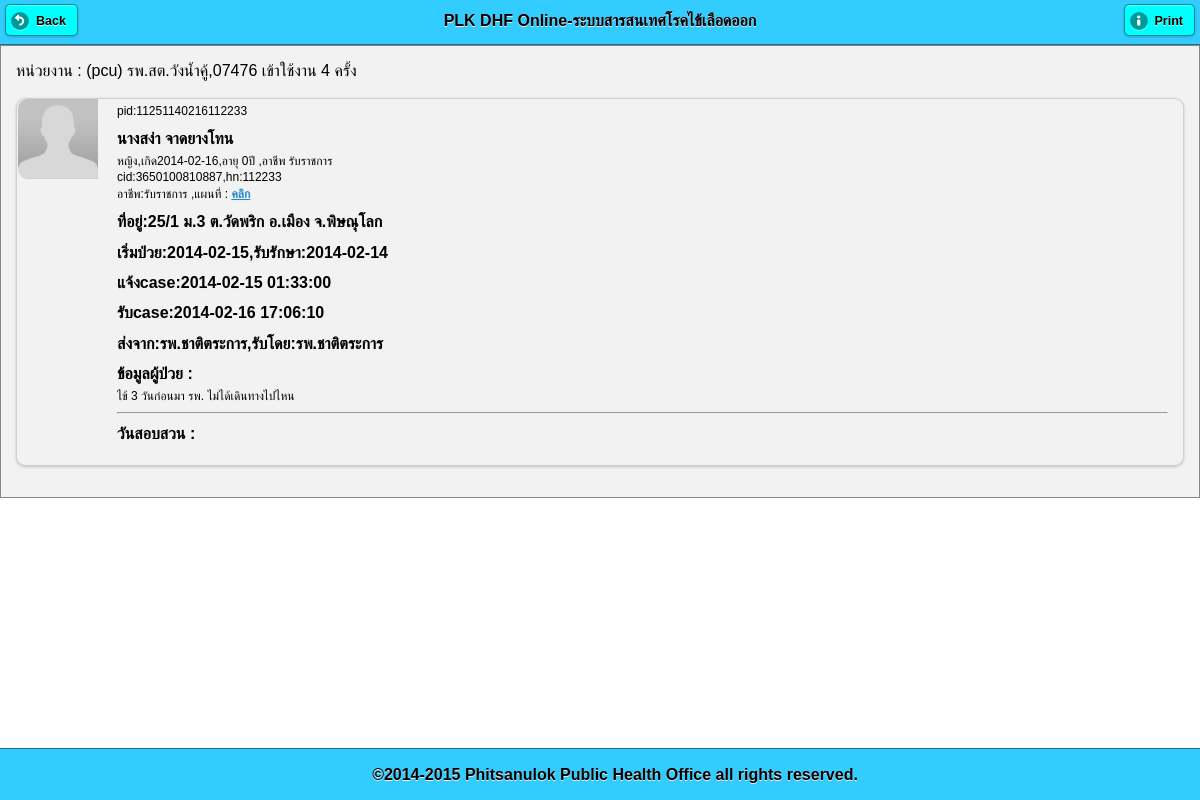
Page /pt_info.php?pid=11251140216112233 (signed in) on the earlier database version.
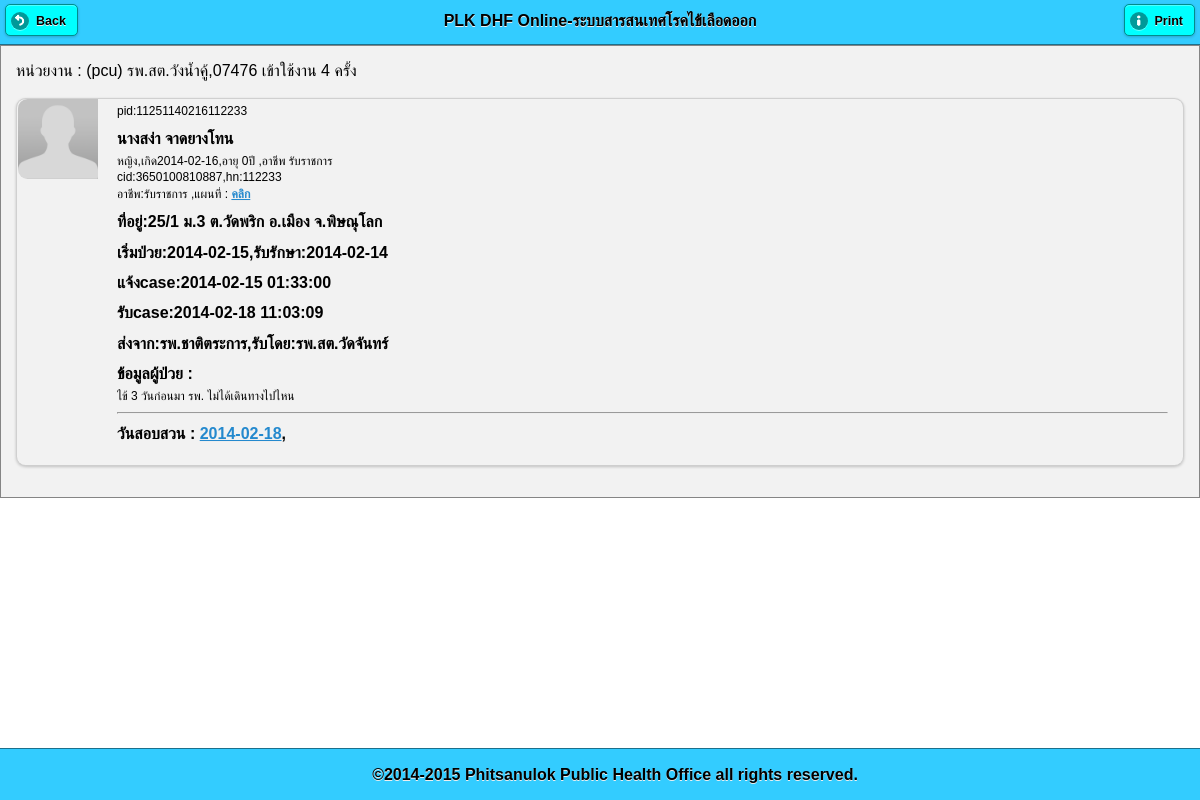
Same page on the later database version.
### tables this page shows
CREATE TABLE `patient_hos` (
  `office_own` varchar(5) NOT NULL default '' COMMENT '5 หลัก รพ.เจอเคส',
  `user_own` varchar(25) default NULL,
  `datetime_send` datetime NOT NULL default '0000-00-00 00:00:00',
  `hn` varchar(25) NOT NULL default '',
  `pid` varchar(50) NOT NULL,
  `prename` varchar(25) default NULL,
  `name` varchar(50) default NULL,
  `lname` varchar(50) default NULL,
  `cid` varchar(13) default NULL,
  `sex` varchar(4) default NULL,
  `bdate` date default NULL,
  `occupat` varchar(255) default NULL,
  `school_workplace` varchar(255) default NULL,
  `tel` varchar(100) default NULL,
  `date_ill` date default NULL,
  `date_found` date default NULL,
  `addr_ill` varchar(255) default NULL,
  `addr_home` varchar(255) default NULL,
  `code506` varchar(25) NOT NULL,
  `icd10` varchar(25) default NULL,
  `note_text` varchar(255) default NULL,
  `img_pt` varchar(255) default NULL,
  `sender` varchar(255) default NULL,
  `send_to_amp` varchar(4) default NULL COMMENT '5 หลัก สสอ.',
  `is_cut` varchar(1) default NULL,
  PRIMARY KEY  (`pid`)
);

CREATE TABLE `user` (
  `user` varchar(25) NOT NULL default '',
  `pass` varchar(25) default NULL,
  `pcucode` varchar(25) default NULL,
  `hserv` varchar(9) default NULL,
  `off_type` varchar(10) default NULL,
  `off_name` varchar(100) default NULL,
  `prov` varchar(2) default NULL,
  `amp` varchar(4) default NULL,
  `tmb` varchar(6) default NULL,
  `level` varchar(255) default NULL,
  `permit` varchar(1) default NULL,
  `login_count` int(11) default NULL,
  `last_login` datetime default NULL,
  PRIMARY KEY  (`user`)
);

CREATE TABLE `patient_home` (
  `id` int(11) NOT NULL auto_increment,
  `pid` varchar(255) NOT NULL,
  `office_own` varchar(255) default NULL,
  `user_do` varchar(25) NOT NULL,
  `office_do` varchar(25) NOT NULL default '',
  `datetime_do` datetime NOT NULL default '0000-00-00 00:00:00',
  `house_id` varchar(11) default NULL COMMENT 'รหัสบ้าน 11 หลัก',
  `lat` varchar(25) default NULL,
  `lng` varchar(25) default NULL,
  `addr` varchar(255) default NULL,
  `road` varchar(255) default NULL,
  `moo` varchar(255) default NULL,
  `tmb` varchar(255) default NULL,
  `amp` varchar(255) default NULL,
  `prov` varchar(255) default NULL,
  `note_patient` varchar(255) default NULL,
  `note_home` varchar(255) default NULL,
  `note_activity` varchar(255) default NULL,
  `is_larva` varchar(3) default NULL COMMENT 'พบลูกน้ำ',
  `img_home` varchar(50) default NULL,
  `img_activity` varchar(50) default NULL,
  `reporter` varchar(255) default NULL,
  PRIMARY KEY  (`id`)
);

### pt_info.php (the view, shortened to what this page needs)
<?php
$pid = $_GET[pid];
?>
<!DOCTYPE html>
<html>
    <head>
        <?php require 'lib.php'; ?>
    </head>
    <body>
        <?php
        $sql2 = "select u.off_name,pt.*,TIMESTAMPDIFF(YEAR,pt.bdate,pt.date_found) AS agey,
rp.pcu_receive,rp.datetime_receive,rp.off_name as off_name_receive,ph.lat,ph.lng from patient_hos pt
LEFT JOIN (select rc.*,uu.pcucode,uu.off_name from receive rc LEFT JOIN user uu on rc.pcu_receive=uu.pcucode ) as rp on pt.pid=rp.pid
LEFT JOIN user u on pt.office_own = u.pcucode
LEFT JOIN patient_home ph on pt.pid = ph.pid and ph.lat
where pt.pid='$pid'";
        $result = mysql_query($sql2);
        $row = mysql_fetch_array($result);
        ?>
        <div data-role="page" id="page-1">
            <div data-role="header" data-position="fixed" data-theme="f">
                <a href="#" data-rel="back"  data-icon="back">Back</a>
                <?php require 'txt_head.php'; ?>
                <a href="#" rel="external" onclick=" window.print();" data-icon="info">Print</a>
            </div>
            <div data-role="content" data-theme="f">
                <?php require 'office_title.php'; ?>
                <ul data-role="listview" data-inset="true">
                    <li data-role="fieldcontain">
                        <img src="img_pt/nopic.png">
                        <p>pid:<?= $row[pid] ?></p>
                        <h2><?= $row[prename] . $row[name] . " " . $row[lname] ?></h2>
                        <p><?= $row[sex] == 1 ? 'ชาย' : 'หญิง' ?>,เกิด<?= $row[bdate] ?>,อายุ <?= $row[agey] ?>ปี ,อาชีพ <?= $row[occupat] ?></p>
                        <p>cid:<?= $row[cid] ?>,hn:<?= $row[hn] ?></p>
                        <p>อาชีพ:<?= $row[occupat] . " " . $row[school_workplace] . " " . $row[tel] ?> ,แผนที่ : <a target="_blank" href="http://maps.google.com?q=<?= $row[lat] ?>,<?= $row[lng] ?>">คลิก</a></p>
                        <h3>ที่อยู่:<?= $row[addr_ill] ?></h3>
                        <h3>เริ่มป่วย:<?= $row[date_ill] ?>,รับรักษา:<?= $row[date_found] ?></h3>
                        <h3>แจ้งcase:<?= $row[datetime_send] ?></h3>
                        <h3>รับcase:<?= $row[datetime_receive] ?></h3>
                        <h3>ส่งจาก:<?= $row[off_name] ?>,รับโดย:<?= $row[off_name_receive] ?></h3>
                        <h3>ข้อมูลผู้ป่วย :</h3>
                        <p>
                            <?= nl2br($row[note_text]) ?>
                        </p>
                        <hr>
                        <h4>
                            วันสอบสวน :
                            <?php
                            $result_invest = mysql_query("select id,date(datetime_do) as dtd from patient_home where pid='$pid'");
                            while ($rw = mysql_fetch_array($result_invest)) {
                                ?>
                                <a  href="pt_info_home.php?pid=<?= $pid ?>&id=<?= $rw[id] ?>" rel="external"><?= $rw[dtd] ?></a>,
                                <?php
                            }
                            ?>
                        </h4>
                    </li>
                </ul>
            </div>
            <div data-role="footer" data-position="fixed" data-theme="f"  class="ui-bar" >
                <?php require 'txt_foot.php'; ?>
            </div>
        </div>
    </body>
</html>

### lib.php (shortened to what this page needs)
<link rel="stylesheet" href="lib/jquery.mobile-1.3.2.min.css" />
<link rel="stylesheet" href="themes/theme.css" />

### txt_head.php
<h3>PLK DHF Online-ระบบสารสนเทศโรคไข้เลือดออก</h3>

### office_title.php
<div>
    หน่วยงาน : <?php echo "($_SESSION[level]) $_SESSION[off_name],$_SESSION[pcucode]  เข้าใช้งาน $_SESSION[login_count] ครั้ง"; ?>
</div>

### txt_foot.php
<h4>&copy;2014-2015 Phitsanulok Public Health Office all rights reserved.</h4>

### themes/theme.css (style rules this page uses)
html { font-size: 100%; }
body, input, select, textarea, button, .ui-btn { font-size: 1em; line-height: 1.3; font-family: sans-serif ; }
.ui-field-contain { border-bottom-color: #828282; border-bottom-color: rgba(0,0,0,.15); border-bottom-width: 1px; border-bottom-style: solid; }
.ui-btn, label.ui-btn { font-weight: bold; border-width: 1px; border-style: solid; }
.ui-btn:link { text-decoration: none !important; }
.ui-corner-all { -webkit-border-radius: .6em ; border-radius: .6em ; }
.ui-btn-corner-all, .ui-btn.ui-corner-all, .ui-slider-track.ui-corner-all, .ui-flipswitch.ui-corner-all, .ui-li-count { -webkit-border-radius: .3125em ; border-radius: .3125em ; }
.ui-btn-corner-all, .ui-corner-all { -webkit-background-clip: padding; background-clip: padding-box; }
.ui-shadow { -webkit-box-shadow: 0 1px 3px rgba(0,0,0,.2) ; -moz-box-shadow: 0 1px 3px rgba(0,0,0,.2) ; box-shadow: 0 1px 3px rgba(0,0,0,.2) ; }
.ui-btn-icon-left:after, .ui-btn-icon-right:after, .ui-btn-icon-top:after, .ui-btn-icon-bottom:after, .ui-btn-icon-notext:after { background-color: #666666 ; background-color: rgba(0,0,0,.3) ; background-position: center center; background-repeat: no-repeat; -webkit-border-radius: 1em; border-radius: 1em; }
.ui-overlay-c, .ui-page-theme-c, .ui-page-theme-c .ui-panel-wrapper { background: #f9f9f9 ; border-color: #bbbbbb ; color: #333333 ; text-shadow: 0 1px 0 #f3f3f3 ; }
.ui-body-c, .ui-page-theme-c .ui-body-inherit, html .ui-bar-c .ui-body-inherit, html .ui-body-c .ui-body-inherit, html body .ui-group-theme-c .ui-body-inherit, html .ui-panel-page-container-c { background: #ffffff ; border-color: #dddddd ; color: #333333 ; text-shadow: 0 1px 0 #f3f3f3 ; }
.ui-body-c { border-width: 1px; border-style: solid; }
.ui-page-theme-c a, html .ui-bar-c a, html .ui-body-c a, html body .ui-group-theme-c a { color: #3388cc ; font-weight: bold; }
.ui-page-theme-c .ui-btn, html .ui-bar-c .ui-btn, html .ui-body-c .ui-btn, html body .ui-group-theme-c .ui-btn, html head + body .ui-btn.ui-btn-c, .ui-page-theme-c .ui-btn:visited, html .ui-bar-c .ui-btn:visited, html .ui-body-c .ui-btn:visited, html body .ui-group-theme-c .ui-btn:visited, html head + body .ui-btn.ui-btn-c:visited { background: #f6f6f6 ; border-color: #dddddd ; color: #333333 ; text-shadow: 0 1px 0 #f3f3f3 ; }
.ui-bar-f, .ui-page-theme-f .ui-bar-inherit, html .ui-bar-f .ui-bar-inherit, html .ui-body-f .ui-bar-inherit, html body .ui-group-theme-f .ui-bar-inherit { background: #33ccff ; border-color: #1c708c ; color: #000000 ; text-shadow: 0 1px 0 #eeeeee ; font-weight: bold; }
.ui-bar-f { border-width: 1px; border-style: solid; }
.ui-body-f, .ui-page-theme-f .ui-body-inherit, html .ui-bar-f .ui-body-inherit, html .ui-body-f .ui-body-inherit, html body .ui-group-theme-f .ui-body-inherit, html .ui-panel-page-container-f { background: #f2f2f2 ; border-color: #858585 ; color: #000000 ; text-shadow: 0 1px 0 #eeeeee ; }
.ui-body-f { border-width: 1px; border-style: solid; }
.ui-page-theme-f a, html .ui-bar-f a, html .ui-body-f a, html body .ui-group-theme-f a { color: #000000 ; font-weight: bold; }
.ui-page-theme-f .ui-btn, html .ui-bar-f .ui-btn, html .ui-body-f .ui-btn, html body .ui-group-theme-f .ui-btn, html head + body .ui-btn.ui-btn-f, .ui-page-theme-f .ui-btn:visited, html .ui-bar-f .ui-btn:visited, html .ui-body-f .ui-btn:visited, html body .ui-group-theme-f .ui-btn:visited, html head + body .ui-btn.ui-btn-f:visited { background: #00ffff ; border-color: #008c8c ; color: #000000 ; text-shadow: 0 1px 0 #eeeeee ; }

Differences in the rows shown:
added patient_home: rw "2014-02-18"
Other differences:
$row[datetime_receive]: "2014-02-16 17:06:10" → "2014-02-18 11:03:09"
$row[off_name_receive]: "รพ.ชาติตระการ" → "รพ.สต.วัดจันทร์"
